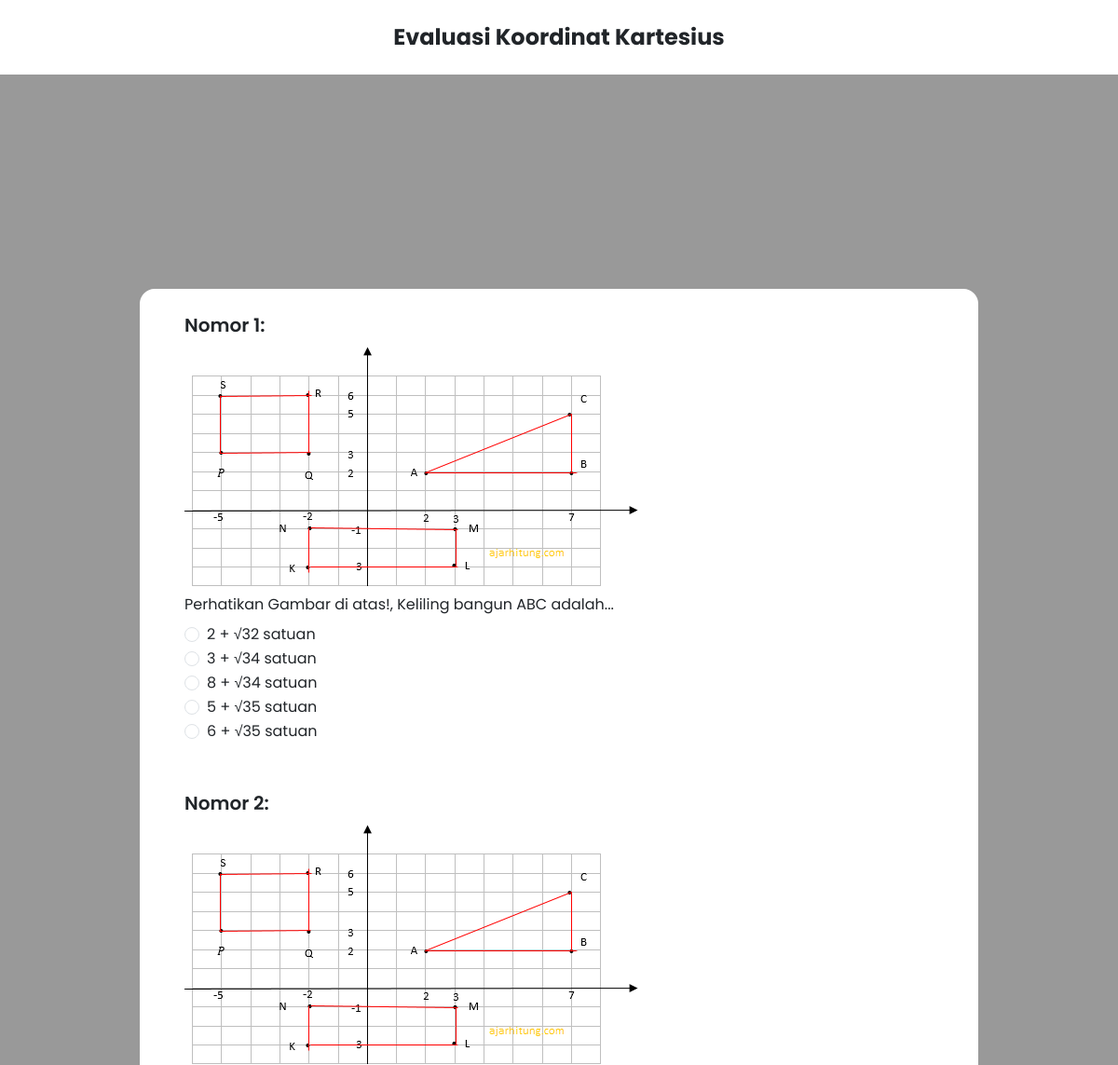
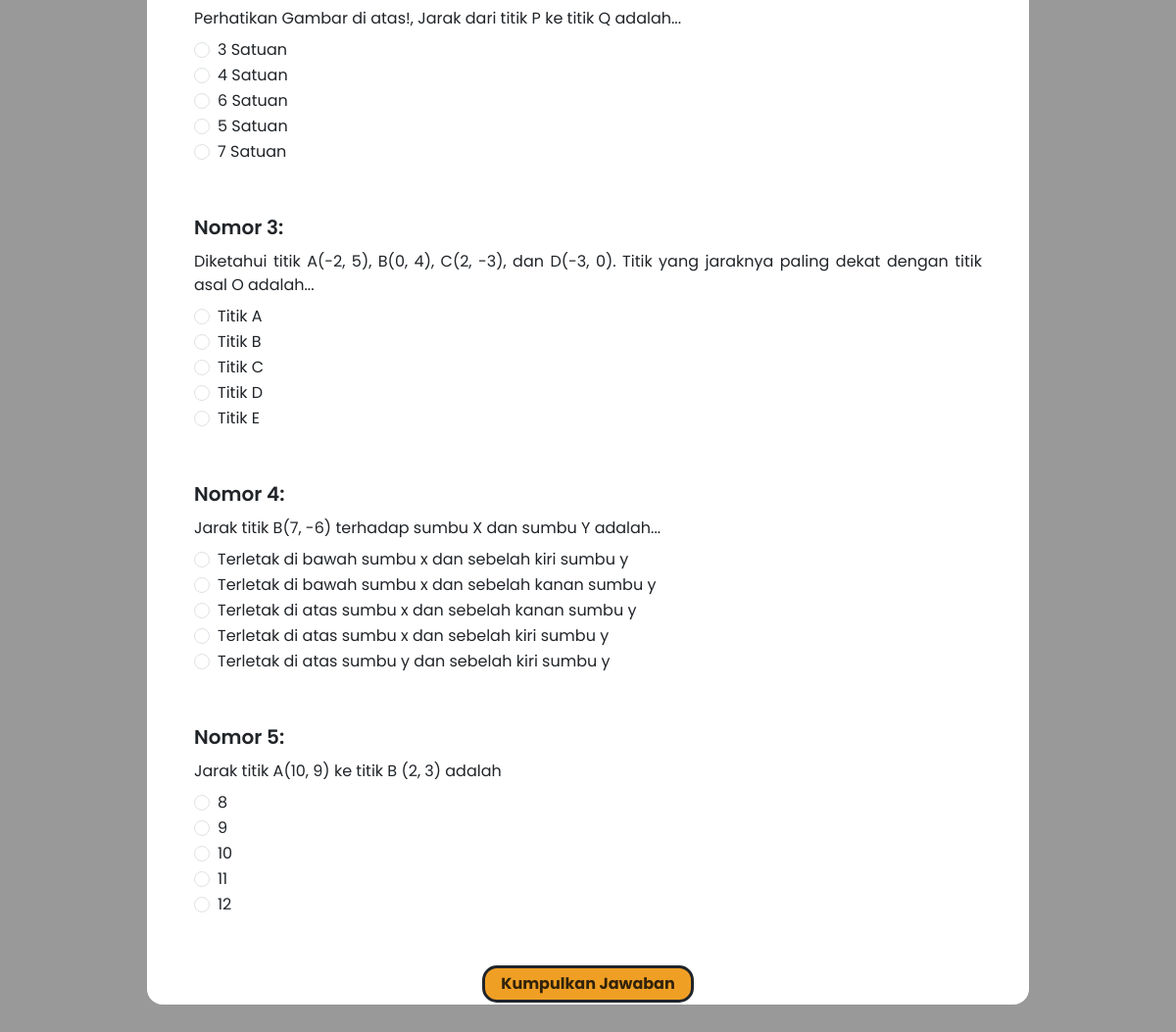
Page /start-evaluasi.php on the committed database (2 pictures, top to bottom).
### start-evaluasi.php (the view, shortened to what this page needs)
<!DOCTYPE html>
<html lang="en">
<head>
  <?php
    require './db-config.php';
    require './head.php';
  ?>
</head>
<body>
    <header>
        <nav class="navbar bg-white fixed-top">
            <p class="fs-4 text-center w-100 fw-bold">Evaluasi Koordinat Kartesius</p>
        </nav>
    </header>
    <main class="blur">
    <div class="d-flex flex-column align-items-center justify-content-center h-100">
        <div class="bg-white scroll-style d-flex flex-column align-items-center justify-content-start rounded rounded-4 overflow-y-scroll w-100 h-75 latihan">
            <form class="py-4" action="result.php" method="post">
                <div class="d-flex flex-column align-items-start px-5">
                    <?php
                         $query = "SELECT * FROM `question-bank` WHERE question_type = 'evaluasi' ORDER BY RAND()";
                         $result = $conn->query($query);
                         if ($result->num_rows > 0) {
                           $num = 1;
                           while($row = $result->fetch_assoc()) {
                            echo"
                                <div class=\"d-flex flex-column justify-content-start mb-5\">
                                    <p class=\"mb-2 fs-5 fw-semibold\">Nomor ".$num.":</p>
                                    <section>";
                            if($row['img_path']){
                                echo "
                                <img class=\"img-fluid content-img mb-2\" src=\"".$row['img_path']."\" alt=\"Gambar Soal\">
                                ";
                            }
                            echo "
                                        <p class=\"justify-text mb-2\">".$row['question']."</p>
                                        <fieldset id=\"".$row['id']."\">
                                            <div class=\"form-check\">
                                              <input class=\"form-check-input\" type=\"radio\" name=\"".$row['id']."\" value=\"a\">
                                              <label class=\"form-check-label\" for=\"flexRadioDefault1\">
                                                ".$row['a']."
                                              </label>
                                            </div>
                                            <div class=\"form-check\">
                                              <input class=\"form-check-input\" type=\"radio\" name=\"".$row['id']."\" value=\"b\">
                                              <label class=\"form-check-label\" for=\"flexRadioDefault2\">
                                                ".$row['b']."
                                              </label>
                                            </div>
                                            <div class=\"form-check\">
                                              <input class=\"form-check-input\" type=\"radio\" name=\"".$row['id']."\" value=\"c\">
                                              <label class=\"form-check-label\" for=\"flexRadioDefault2\">
                                                ".$row['c']."
                                              </label>
                                            </div>
                                            <div class=\"form-check\">
                                              <input class=\"form-check-input\" type=\"radio\" name=\"".$row['id']."\" value=\"d\">
                                              <label class=\"form-check-label\" for=\"flexRadioDefault2\">
                                                ".$row['d']."
                                              </label>
                                            </div>
                                            <div class=\"form-check\">
                                              <input class=\"form-check-input\" type=\"radio\" name=\"".$row['id']."\" value=\"e\">
                                              <label class=\"form-check-label\" for=\"flexRadioDefault2\">
                                                ".$row['e']."
                                              </label>
                                            </div>
                                        </fieldset>
                                    </section>
                                </div>
                             ";
                             ++$num;
                           }
                         }
                    ?>
                <div class="w-100 px-2 d-flex align-items-center justify-content-center">
                    <button class="btn py-1 px-3 fs-6 fw-bold border border-dark border-3" type="submit" id="submitEval">Kumpulkan Jawaban</a>
                </div>
                </div>
            </form>
        </div>
      </div>
    </main>
</body>
</html>

### head.php (shortened to what this page needs)
<link rel="stylesheet" href="https://unpkg.com/aos@next/dist/aos.css" />
<link href="https://cdn.jsdelivr.net/npm/bootstrap@5.3.0/dist/css/bootstrap.min.css" rel="stylesheet">
<link rel="stylesheet" href="./assets/styles/style.css">

### assets/styles/style.css (style rules this page uses)
* { box-sizing: border-box !important; padding: 0; margin: 0; font-family: 'Poppins', sans-serif !important; }
html { scroll-behavior: smooth; font-size: 16px; overflow: hidden; }
body { background-image: url(../img/bg.jpeg); background-position: center center; background-repeat: no-repeat; background-attachment: fixed; background-size: cover; width: 100vw; height: 100vh; }
nav { height: fit-content; background-color: #f4f4f4; }
p { margin-bottom: 0 !important; }
main.blur { background: rgba(0, 0, 0, 0.4); background-attachment: fixed; backdrop-filter: blur(2px); height: 100%; width: 100%; }
.justify-text { text-align: justify !important; }
.content-img { max-height: 30vh; }
.btn { background-color: rgba(240, 159, 37, 1); color: rgba(4, 4, 4, 0.8); border-radius: 15px; }
img { -webkit-user-drag: none; user-select: none; -moz-user-select: none; -webkit-user-select: none; -ms-user-select: none; }
@media screen and (min-width: 992px) { nav { height: 5rem; background-color: rgba(245, 245, 245, 0); } }
@media screen and (min-width: 992px) { .latihan { width: 75% !important; } }

### rows in the picture
question-bank: img_path (picture), question "Perhatikan Gambar di atas!, Keliling bangun ABC adalah...", a "2 + √32 satuan", b "3 + √34 satuan", c "8 + √34 satuan", d "5 + √35 satuan", e "6 + √35 satuan"
question-bank: img_path (picture), question "Perhatikan Gambar di atas!, Jarak dari titik P ke titik Q adalah...", a "3 Satuan", b "4 Satuan", c "6 Satuan", d "5 Satuan", e "7 Satuan"
question-bank: question "Diketahui titik A(-2, 5), B(0, 4), C(2, -3), dan D(-3, 0). Titik yang jaraknya paling dekat dengan titik asal O adalah...", a "Titik A", b "Titik B", c "Titik C", d "Titik D", e "Titik E"
question-bank: question "Jarak titik B(7, -6) terhadap sumbu X dan sumbu Y adalah...", a "Terletak di bawah sumbu x dan sebelah kiri sumbu y", b "Terletak di bawah sumbu x dan sebelah kanan sumbu y", c "Terletak di atas sumbu x dan sebelah kanan sumbu y", d "Terletak di atas sumbu x dan sebelah kiri sumbu y", e "Terletak di atas sumbu y dan sebelah kiri sumbu y"
question-bank: question "Jarak titik A(10, 9) ke titik B (2, 3) adalah", a "8", b "9", c "10", d "11", e "12"
